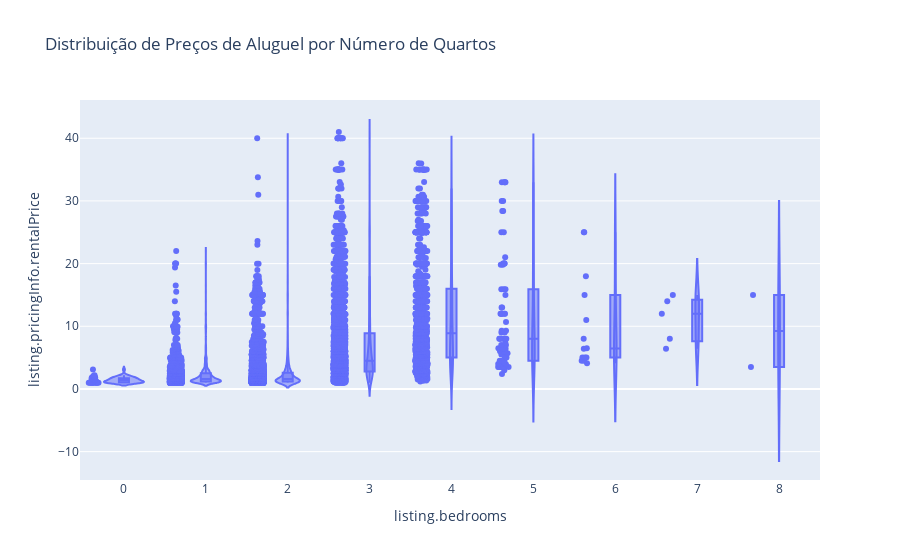

Notebook cell for this chart:
### Code cell
fig = px.violin(
    data_frame=df,
    x="listing.bedrooms",
    y="listing.pricingInfo.rentalPrice",
    box=True,
    points="all",
    title="Distribuição de Preços de Aluguel por Número de Quartos",
)
fig.show()

### Figure 1 — Plotly figure (JSON) as saved in the notebook; plotly's stock layout.template omitted (floating-point values rounded to 4 significant figures; data arrays with more than 128 entries replaced by an {"elided": "..."} marker saying what was removed)
{"data": [{"alignmentgroup": "True", "box": {"visible": true}, "hovertemplate": "listing.bedrooms=%{x}<br>listing.pricingInfo.rentalPrice=%{y}<extra></extra>", "legendgroup": "", "marker": {"color": "#636efa"}, "name": "", "offsetgroup": "", "orientation": "v", "points": "all", "scalegroup": "True", "showlegend": false, "type": "violin", "x": {"elided": "8148 int values"}, "x0": " ", "xaxis": "x", "y": {"elided": "8148 float values"}, "y0": " ", "yaxis": "y"}], "layout": {"autosize": true, "legend": {"tracegroupgap": 0}, "title": {"text": "Distribuição de Preços de Aluguel por Número de Quartos"}, "violinmode": "group", "xaxis": {"anchor": "y", "autorange": true, "domain": [0, 1], "range": [-0.5186, 8.5], "title": {"text": "listing.bedrooms"}, "type": "linear"}, "yaxis": {"anchor": "x", "autorange": true, "domain": [0, 1], "range": [-14.52, 46.1], "title": {"text": "listing.pricingInfo.rentalPrice"}, "type": "linear"}}}
